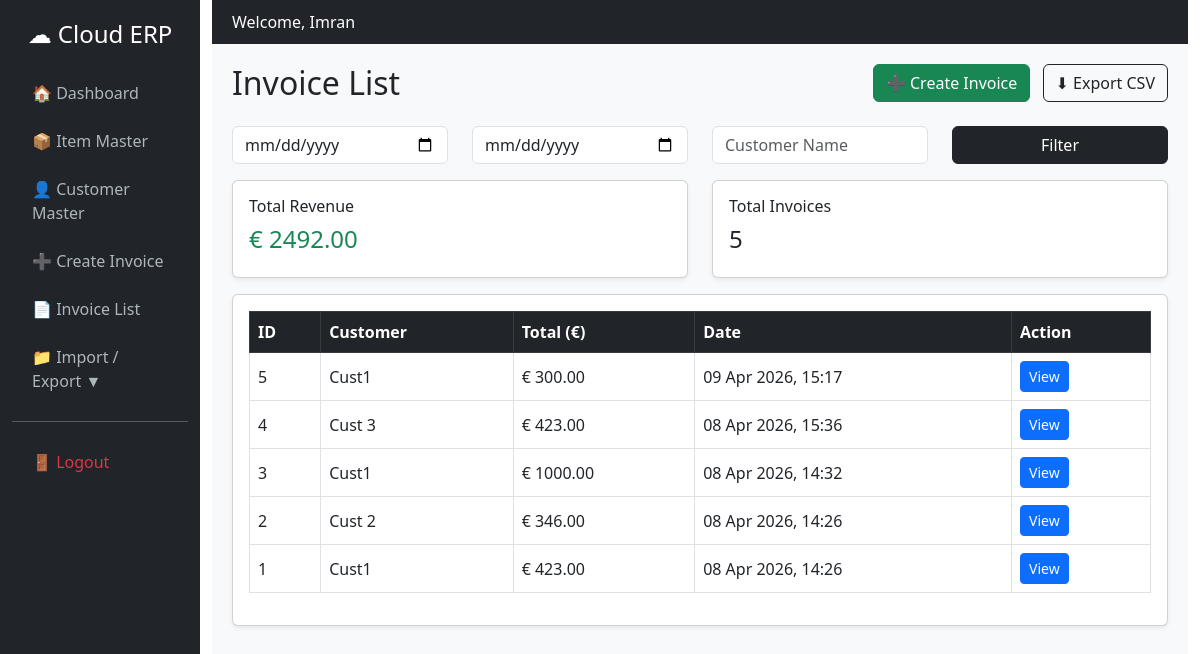
The page /invoice/list/ (signed in) on the database its author committed.
### core/models.py (models this page shows, shortened)
class Invoice(models.Model):
    user = models.ForeignKey(User, on_delete=models.CASCADE)
    customer = models.ForeignKey(Customer, on_delete=models.CASCADE)
    total_amount = models.FloatField()
    created_at = models.DateTimeField(auto_now_add=True)

class Customer(models.Model):
    user = models.ForeignKey(User, on_delete=models.CASCADE)
    name = models.CharField(max_length=100)
    email = models.EmailField()
    phone = models.CharField(max_length=15)
    address = models.TextField()
    created_at = models.DateTimeField(auto_now_add=True)

### core/views.py (the view)
# urls.py: path('invoice/list/', views.invoice_list),
@login_required
def invoice_list(request):
    invoices = Invoice.objects.filter(user=request.user)
    start_date = request.GET.get('start_date')
    end_date = request.GET.get('end_date')
    customer = request.GET.get('customer')
    if start_date:
        invoices = invoices.filter(created_at__date__gte=parse_date(start_date))
    if end_date:
        invoices = invoices.filter(created_at__date__lte=parse_date(end_date))
    if customer:
        invoices = invoices.filter(customer__name__icontains=customer)
    invoices = invoices.order_by('-id')
    total_revenue = invoices.aggregate(Sum('total_amount'))['total_amount__sum'] or 0
    total_invoices = invoices.count()
    return render(request, 'core/invoice_list.html', {
        'invoices': invoices,
        'total_revenue': total_revenue,
        'total_invoices': total_invoices
    })

### core/templates/core/invoice_list.html
{% extends 'core/dashboard_base.html' %}
{% block content %}
<div class="d-flex justify-content-between mb-3">
    <h2>Invoice List</h2>
    <div>
        <a href="/invoice/create/" class="btn btn-success me-2">
            ➕ Create Invoice
        </a>
        <a href="/invoice/export/" class="btn btn-outline-dark">
            ⬇ Export CSV
        </a>
    </div>
</div>
<form method="GET" class="row mb-3">
    <div class="col-md-3">
        <input type="date" name="start_date" class="form-control" value="{{ request.GET.start_date }}">
    </div>
    <div class="col-md-3">
        <input type="date" name="end_date" class="form-control" value="{{ request.GET.end_date }}">
    </div>
    <div class="col-md-3">
        <input type="text" name="customer" placeholder="Customer Name"
               class="form-control" value="{{ request.GET.customer }}">
    </div>
    <div class="col-md-3">
        <button class="btn btn-dark w-100">Filter</button>
    </div>
</form>
<div class="row mb-3">
    <div class="col-md-6">
        <div class="card p-3 shadow-sm">
            <h6>Total Revenue</h6>
            <h4 class="text-success">€ {{ total_revenue|floatformat:2 }}</h4>
        </div>
    </div>
    <div class="col-md-6">
        <div class="card p-3 shadow-sm">
            <h6>Total Invoices</h6>
            <h4>{{ total_invoices }}</h4>
        </div>
    </div>
</div>
<div class="card shadow-sm">
    <div class="card-body">
        <table class="table table-hover table-bordered align-middle">
            <thead class="table-dark">
                <tr>
                    <th>ID</th>
                    <th>Customer</th>
                    <th>Total (€)</th>
                    <th>Date</th>
                    <th>Action</th>
                </tr>
            </thead>
            <tbody>
                {% for i in invoices %}
                <tr>
                    <td>{{ i.id }}</td>
                    <td>{{ i.customer.name }}</td>
                    <td>€ {{ i.total_amount|floatformat:2 }}</td>
                    <td>{{ i.created_at|date:"d M Y, H:i" }}</td>
                    <td>
                        <a href="/invoice/view/{{ i.id }}/" class="btn btn-primary btn-sm">
                            View
                        </a>
                    </td>
                </tr>
                {% empty %}
                <tr>
                    <td colspan="5" class="text-center text-muted">
                        No invoices found
                    </td>
                </tr>
                {% endfor %}
            </tbody>
        </table>
    </div>
</div>
{% endblock %}

### core/templates/core/dashboard_base.html (shortened to what this page needs)
<!DOCTYPE html>
<html>
<head>
    <link href="https://cdn.jsdelivr.net/npm/bootstrap@5.3.0/dist/css/bootstrap.min.css" rel="stylesheet">
</head>
<body>
<div class="container-fluid">
    <div class="row">
        <div class="col-md-2 sidebar">
            <h4 class="text-center">☁ Cloud ERP</h4>
            <a href="/dashboard/">🏠 Dashboard</a>
            <a href="/products/">📦 Item Master</a>
            <a href="/customers/">👤 Customer Master</a>
            <a href="/invoice/create/">➕ Create Invoice</a>
            <a href="/invoice/list/">📄 Invoice List</a>
            <a href="#" onclick="toggleMenu()">
                📁 Import / Export <span id="arrow">▼</span>
            </a>
            <hr>
            <a href="/logout/" class="text-danger">🚪 Logout</a>
        </div>
        <div class="col-md-10">
            <div class="topbar d-flex justify-content-between">
                <span>Welcome, {{ request.user.username }}</span>
            </div>
            <div class="content">
                {% block content %}
                {% endblock %}
            </div>
        </div>
    </div>
</div>
</body>
</html>

### core/templates/core/dashboard_base.html (style rules this page uses)
body { margin: 0; font-family: 'Segoe UI', sans-serif; }
.sidebar { height: 100vh; background: #212529; color: white; padding-top: 20px; }
.sidebar h4 { margin-bottom: 20px; }
.sidebar a { display: block; color: #adb5bd; padding: 12px 20px; text-decoration: none; transition: 0.3s; }
.content { padding: 20px; background: #f8f9fa; min-height: 100vh; }
.topbar { background: #212529; color: white; padding: 10px 20px; }

### rows shown on the page
Invoice: id "5", customer.name "Cust1", total_amount "300.00", created_at "09 Apr 2026, 15:17"
Invoice: id "4", customer.name "Cust 3", total_amount "423.00", created_at "08 Apr 2026, 15:36"
Invoice: id "3", customer.name "Cust1", total_amount "1000.00", created_at "08 Apr 2026, 14:32"
Invoice: id "2", customer.name "Cust 2", total_amount "346.00", created_at "08 Apr 2026, 14:26"
Invoice: id "1", customer.name "Cust1", total_amount "423.00", created_at "08 Apr 2026, 14:26"

### other values the page prints
{{ request.user.username }} "Imran"
{{ total_revenue|floatformat:2 }} "2492.00"
{{ total_invoices }} "5"
